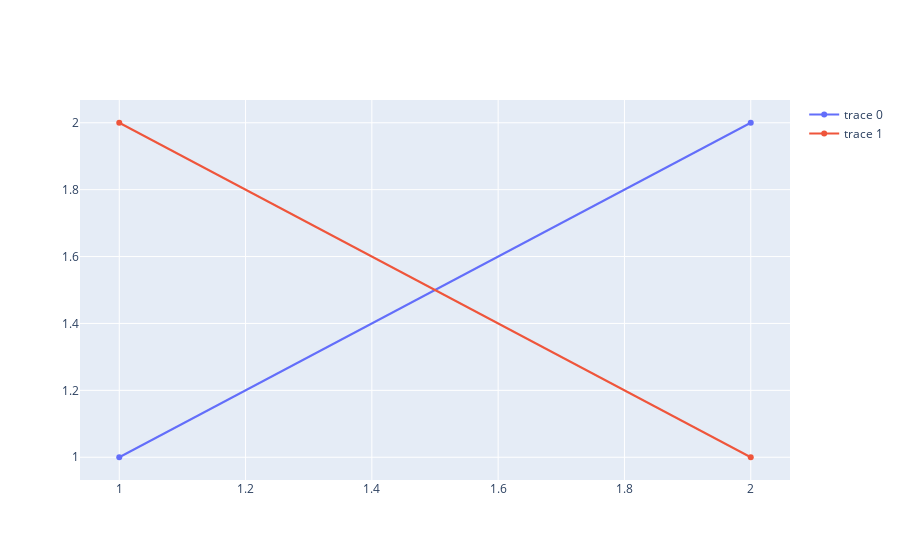

This figure's notebook cell:
### Code cell
import plotly.offline as py
from plotly.graph_objs import Scatter, Layout
import plotly.graph_objs as go
 
py.init_notebook_mode(connected=True)
 
trace1=go.Scatter(
    x=[1,2],
    y=[1,2]
)
trace2=go.Scatter(
    x=[1,2],
    y=[2,1]
)
py.iplot([trace1, trace2])

### Figure 1 — Plotly figure (JSON) as saved in the notebook; plotly's stock layout.template omitted (floating-point values rounded to 4 significant figures)
{"data": [{"type": "scatter", "x": [1, 2], "y": [1, 2]}, {"type": "scatter", "x": [1, 2], "y": [2, 1]}], "layout": {}}
